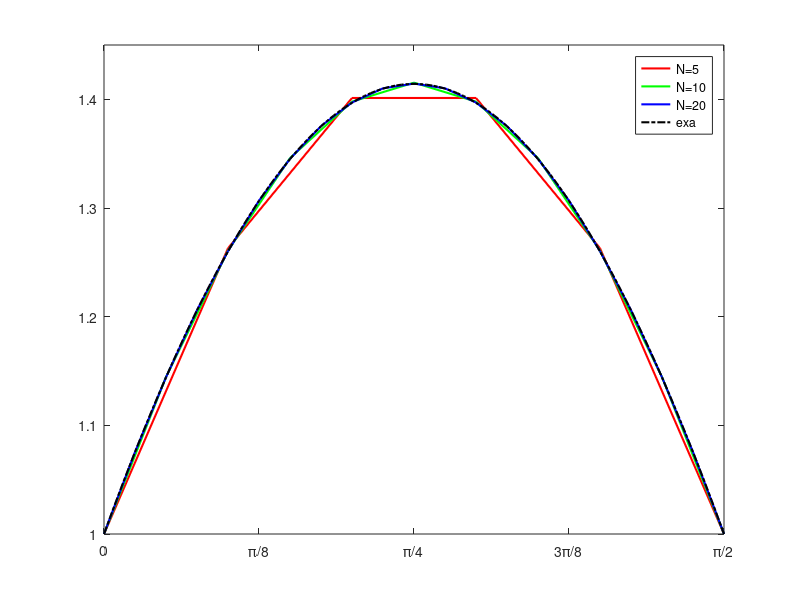

Source code (MATLAB):
% プログラムが開始したら画面にメッセージを出す
% （プログラム要所でメッセージを出せばバグがあったときに分かりやすい）
disp('2階常微分方程式(その2)が始まった!!');

clear;

% 配列はforループの前に宣言．ループ内で毎回サイズが変わると計算時間が増える．
x=zeros(41,3);
y=zeros(41,3);

for j=1:3
    N=5*2^(j-1); % 分割数を5,10,20と変えてみる
    dx=pi/2/N;  % 区間の分割幅
    
    A=zeros(N-1,N-1); % 係数行列を宣言
    b=zeros(N-1,1);   % 右辺ベクトルを宣言
       
    % xとy(x=0),y(x=1)の値を配列に格納する
    for i=1:N+1
        x(i,j)=(i-1)*dx;
    end
    y(1,j)=1;
    y(N+1,j)=1;

    % 係数行列，右辺ベクトルの値を格納する
    A(1,1)=2-dx^2; A(1,2)=-1; b(1)=y(1,j);
    for i=2:N-2
        A(i,i-1)=-1; A(i,i)=2-dx^2; A(i,i+1)=-1;
    end
    A(N-1,N-2)=-1; A(N-1,N-1)=2-dx^2; b(N-1)=y(N+1,j);

    % Matlabに連立方程式を解かせる(部分ピボットを使ったLU分解で解いている)
    y(2:N,j)=linsolve(A,b);
    % LU分解についてはこちらを参照
    % 部分ピボットを使ったLU分解についてはこちらを参照

    % 計算結果をプロット
    if j==1
        clf('reset'); %figureをリセット
        plot(x(1:N+1,j),y(1:N+1,j),'-','Color','r','LineWidth',1.5);
        hold on;
    elseif j==2
        plot(x(1:N+1,j),y(1:N+1,j),'-','Color','g','LineWidth',1.5);
    else
        plot(x(1:N+1,j),y(1:N+1,j),'-','Color','b','LineWidth',1.5);
    end

end

% 解析解も
x_exa=zeros(101,1);
y_exa=zeros(101,1);
for i=1:101
    x_exa(i)=(i-1)*pi/2/100;
    y_exa(i)=sin(x_exa(i))+cos(x_exa(i));
end
plot(x_exa(:),y_exa(:),'-.','Color','k','LineWidth',1.5);

% % グラフの表示設定
legend('N=5','N=10','N=20','exa','Location','best');
xlim([0 pi/2]); % x軸の表示範囲
ylim([1 1.45]); % y軸の表示範囲
xticks([0 pi/8 pi/4 pi*3/8 pi/2]); % x軸の目盛
xticklabels({'0','\pi/8','\pi/4','3\pi/8','\pi/2'}); % x軸の目盛

% プログラムが終了したら画面にメッセージと出す
disp('終わった!!');